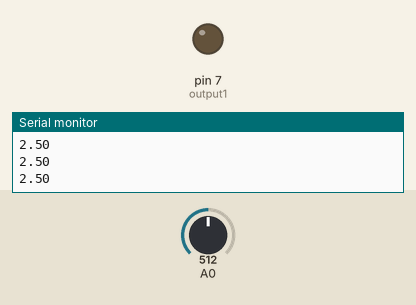
This sketch was run on a simulated Arduino Uno, built with avr-gcc and run on an emulated ATmega328P. Shown: output pins drawn as LEDs (lit = HIGH), the last lines printed to the serial monitor. Inputs (shaded band) come from the test bench; at power-on: A0 = 512.

Above: at 1.2 s.
1.3 s: A0 set to 428
2.8 s: A0 set to 392
At 4.0 s:
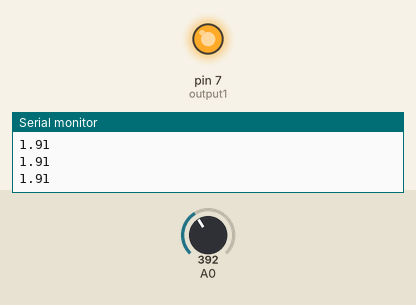
4.3 s: A0 set to 511
At 5.6 s:
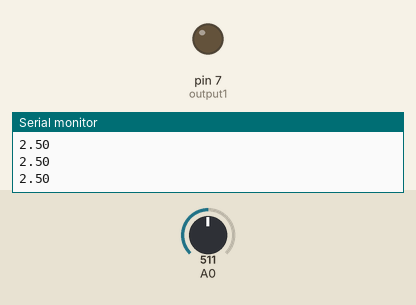
5.9 s: A0 set to 306
At 6.9 s:
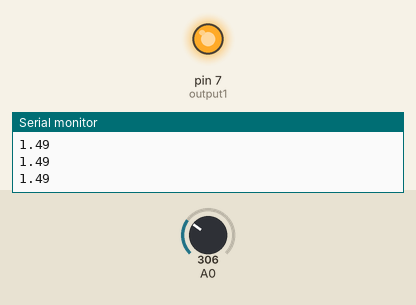
Timing chart, 0 to 8.5 s (numbered marks = the images above; inputs shaded):
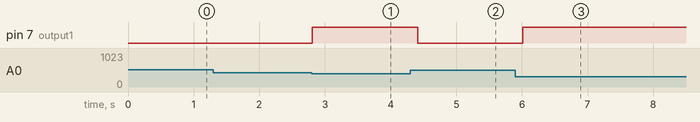

Measured:
- the behaviour switches between 410 and 409 on A0 (found by bisection; images 0 and 1)
- after the input at 2.8 s, pin 7 (output1): LOW → HIGH at once
- after the input at 4.3 s, pin 7 (output1): HIGH → LOW after 0.11 s
- after the input at 5.9 s, pin 7 (output1): LOW → HIGH after 0.12 s

The sketch:

test.ino
```cpp
#define output1 7

int value = 0;
float voltage = 0;

boolean currentLightStatus = false;
boolean lightStatus = false;


void setup() {
  // put your setup code here, to run once:
  Serial.begin(9600);
  pinMode(output1, OUTPUT);

  digitalWrite(output1, LOW);
}

void loop() {
  // put your main code here, to run repeatedly:
  value = analogRead(A0);
  voltage = value * (5.0/1024.0);
  Serial.println(voltage);

  if(voltage < 2.0) {
    digitalWrite(output1, HIGH);
  } else {
    digitalWrite(output1, LOW);
  }

  delay(200);
}
```
